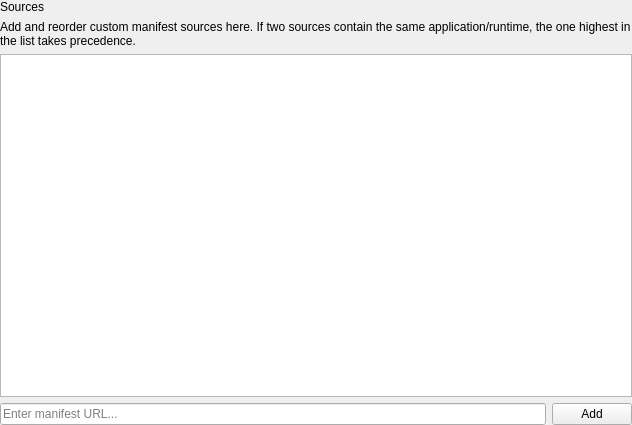
<?xml version="1.0" encoding="UTF-8"?>
<ui version="4.0">
 <class>Form</class>
 <widget class="QWidget" name="Form">
  <property name="geometry">
   <rect>
    <x>0</x>
    <y>0</y>
    <width>632</width>
    <height>425</height>
   </rect>
  </property>
  <property name="sizePolicy">
   <sizepolicy hsizetype="Expanding" vsizetype="Preferred">
    <horstretch>0</horstretch>
    <verstretch>0</verstretch>
   </sizepolicy>
  </property>
  <property name="windowTitle">
   <string>Form</string>
  </property>
  <layout class="QGridLayout" name="gridLayout">
   <property name="leftMargin">
    <number>0</number>
   </property>
   <property name="topMargin">
    <number>0</number>
   </property>
   <property name="rightMargin">
    <number>0</number>
   </property>
   <property name="bottomMargin">
    <number>0</number>
   </property>
   <item row="3" column="1">
    <widget class="QLineEdit" name="manifestSourceInput">
     <property name="placeholderText">
      <string>Enter manifest URL...</string>
     </property>
    </widget>
   </item>
   <item row="3" column="2">
    <widget class="QPushButton" name="manifestSourceAdd">
     <property name="text">
      <string>Add</string>
     </property>
    </widget>
   </item>
   <item row="2" column="1" colspan="2">
    <widget class="QListWidget" name="manifestSourceList"/>
   </item>
   <item row="0" column="1" colspan="2">
    <widget class="QLabel" name="manifestSourceLabel">
     <property name="sizePolicy">
      <sizepolicy hsizetype="Expanding" vsizetype="Minimum">
       <horstretch>0</horstretch>
       <verstretch>0</verstretch>
      </sizepolicy>
     </property>
     <property name="text">
      <string>Sources</string>
     </property>
    </widget>
   </item>
   <item row="1" column="1" colspan="2">
    <widget class="QLabel" name="manifestSourceHelp">
     <property name="sizePolicy">
      <sizepolicy hsizetype="Expanding" vsizetype="Minimum">
       <horstretch>0</horstretch>
       <verstretch>0</verstretch>
      </sizepolicy>
     </property>
     <property name="text">
      <string>Add and reorder custom manifest sources here. If two sources contain the same application/runtime, the one highest in the list takes precedence.</string>
     </property>
     <property name="wordWrap">
      <bool>true</bool>
     </property>
    </widget>
   </item>
  </layout>
 </widget>
 <resources/>
 <connections/>
</ui>
